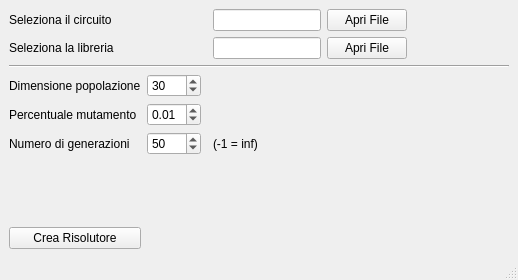
<?xml version="1.0" encoding="UTF-8"?>
<ui version="4.0">
 <class>MainWindow</class>
 <widget class="QMainWindow" name="MainWindow">
  <property name="geometry">
   <rect>
    <x>0</x>
    <y>0</y>
    <width>518</width>
    <height>280</height>
   </rect>
  </property>
  <property name="windowTitle">
   <string>MainWindow</string>
  </property>
  <widget class="QWidget" name="centralwidget">
   <layout class="QGridLayout" name="gridLayout">
    <item row="0" column="0">
     <widget class="QLabel" name="label">
      <property name="text">
       <string>Seleziona il circuito</string>
      </property>
     </widget>
    </item>
    <item row="1" column="3">
     <widget class="QLineEdit" name="lineEdit_CellLibPath"/>
    </item>
    <item row="6" column="0">
     <spacer name="verticalSpacer">
      <property name="orientation">
       <enum>Qt::Vertical</enum>
      </property>
      <property name="sizeHint" stdset="0">
       <size>
        <width>20</width>
        <height>40</height>
       </size>
      </property>
     </spacer>
    </item>
    <item row="0" column="3">
     <widget class="QLineEdit" name="lineEdit_CircuitPath"/>
    </item>
    <item row="3" column="0">
     <widget class="QLabel" name="label_3">
      <property name="text">
       <string>Dimensione popolazione</string>
      </property>
     </widget>
    </item>
    <item row="1" column="0">
     <widget class="QLabel" name="label_2">
      <property name="text">
       <string>Seleziona la libreria</string>
      </property>
     </widget>
    </item>
    <item row="1" column="5">
     <spacer name="horizontalSpacer">
      <property name="orientation">
       <enum>Qt::Horizontal</enum>
      </property>
      <property name="sizeHint" stdset="0">
       <size>
        <width>40</width>
        <height>20</height>
       </size>
      </property>
     </spacer>
    </item>
    <item row="0" column="4">
     <widget class="QPushButton" name="pushButton_OpenCircuit">
      <property name="text">
       <string>Apri File</string>
      </property>
     </widget>
    </item>
    <item row="2" column="0" colspan="6">
     <widget class="Line" name="line">
      <property name="orientation">
       <enum>Qt::Horizontal</enum>
      </property>
     </widget>
    </item>
    <item row="3" column="1">
     <widget class="QSpinBox" name="spinBox_PopSize">
      <property name="minimum">
       <number>10</number>
      </property>
      <property name="maximum">
       <number>1000</number>
      </property>
      <property name="value">
       <number>30</number>
      </property>
     </widget>
    </item>
    <item row="3" column="3">
     <widget class="QLabel" name="label_6">
      <property name="text">
       <string/>
      </property>
     </widget>
    </item>
    <item row="5" column="0">
     <widget class="QLabel" name="label_5">
      <property name="text">
       <string>Numero di generazioni</string>
      </property>
     </widget>
    </item>
    <item row="5" column="1">
     <widget class="QSpinBox" name="spinBox_MaxGens">
      <property name="minimum">
       <number>1</number>
      </property>
      <property name="maximum">
       <number>1000</number>
      </property>
      <property name="value">
       <number>50</number>
      </property>
     </widget>
    </item>
    <item row="4" column="3">
     <widget class="QLabel" name="label_8">
      <property name="text">
       <string/>
      </property>
     </widget>
    </item>
    <item row="1" column="4">
     <widget class="QPushButton" name="pushButton_OpenLibrary">
      <property name="text">
       <string>Apri File</string>
      </property>
     </widget>
    </item>
    <item row="5" column="3">
     <widget class="QLabel" name="label_7">
      <property name="text">
       <string>(-1 = inf)</string>
      </property>
     </widget>
    </item>
    <item row="4" column="0">
     <widget class="QLabel" name="label_4">
      <property name="text">
       <string>Percentuale mutamento</string>
      </property>
     </widget>
    </item>
    <item row="4" column="1">
     <widget class="QDoubleSpinBox" name="doubleSpinBox_MutationP">
      <property name="maximum">
       <double>1.000000000000000</double>
      </property>
      <property name="singleStep">
       <double>0.010000000000000</double>
      </property>
      <property name="value">
       <double>0.010000000000000</double>
      </property>
     </widget>
    </item>
    <item row="7" column="0">
     <widget class="QPushButton" name="pushButton_OpenSolver">
      <property name="text">
       <string>Crea Risolutore</string>
      </property>
     </widget>
    </item>
   </layout>
  </widget>
  <widget class="QMenuBar" name="menubar">
   <property name="geometry">
    <rect>
     <x>0</x>
     <y>0</y>
     <width>518</width>
     <height>20</height>
    </rect>
   </property>
  </widget>
  <widget class="QStatusBar" name="statusbar"/>
 </widget>
 <resources/>
 <connections/>
</ui>
